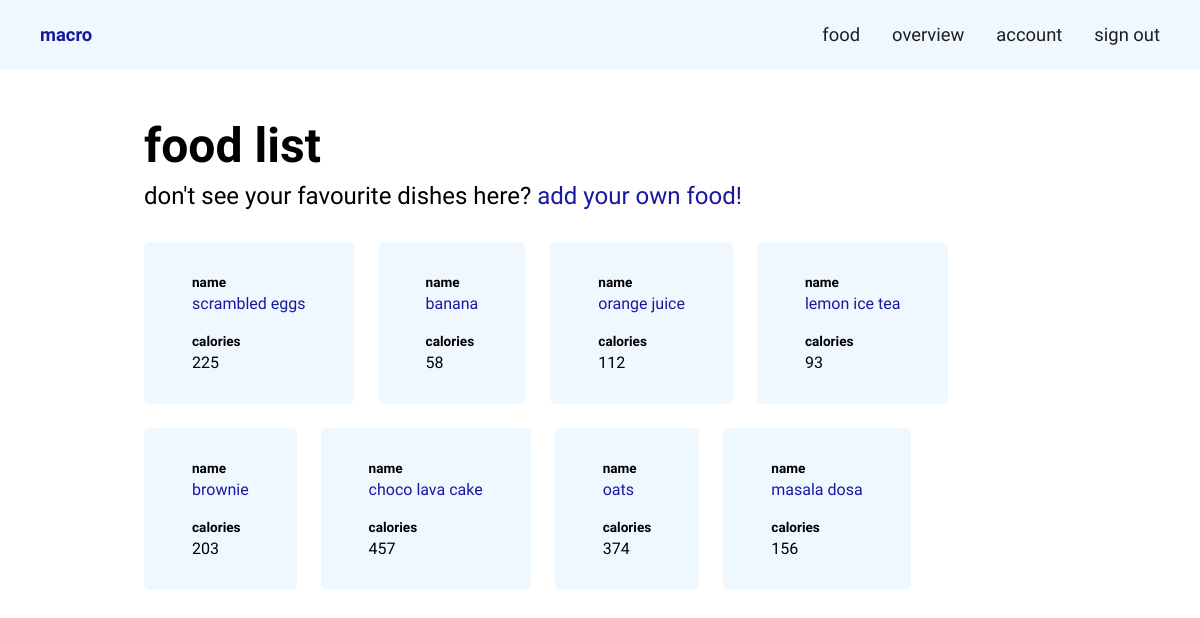
The page /food/list/ (signed in) on the database its author committed.
### food/models.py (models this page shows, shortened)
class Food(models.Model):
    user = models.ForeignKey(User, on_delete=models.CASCADE)
    name = models.CharField(max_length=300)
    calories = models.IntegerField()
    fat = models.DecimalField(
        max_digits=7, decimal_places=2)
    carbohydrates = models.DecimalField(
        max_digits=7, decimal_places=2)
    protein = models.DecimalField(
        max_digits=7, decimal_places=2)
    quantity = models.IntegerField()
    category = models.ForeignKey(
        FoodCategory, on_delete=models.CASCADE)
    created = models.DateTimeField(auto_now_add=True)
    id = models.UUIDField(default=uuid.uuid4, unique=True,
                          primary_key=True, editable=False)

### food/views.py (the view)
# urls.py: path('list/', views.food_list, name="food-list"),
@login_required(login_url='login')
def food_list(request):
    foods = Food.objects.filter(user=request.user)
    context = {'foods': foods}
    return render(request, 'food/food-list.html', context)

### food/templates/food/food-list.html
{% extends 'base.html' %}
{% block content %}
<main class="main-foodlist flex">
    <div>
        <h1>food list</h1>
        <p class="subhead">don't see your favourite dishes here? <a class="link" href="{% url 'add-food' %}">add your
                own
                food!</a></p>
    </div>
    <div class="foodlist-cards flex">
        {% for food in foods %}
        <div class="food-card flow-content">
            <div>
                <p class="account-label">name</p>
                <p class="account-info"><a class="link" href="{% url 'food' food.id %}">{{food.name}}</a></p>
            </div>
            <div>
                <p class="account-label">calories</p>
                <p class="account-info">{{food.calories}}</p>
            </div>
        </div>
        {% endfor %}
    </div>
</main>
{% endblock content %}

### templates/base.html (shortened to what this page needs)
{% load static %}
<!DOCTYPE html>
<html lang="en">
<head>
    <link rel="stylesheet" href="{% static 'css/styles.css' %}">
</head>
<body>
    {% include 'navbar.html' %}
    {% block content %}
    {% endblock content %}
</body>
</html>

### templates/navbar.html
<header class="main-header">
    <nav class="main-nav">
        <div class="logo-box">
            <a class="logo-text" href="{% url 'index' %}">macro</a>
        </div>
        <ul class="nav-list">
            <li><a class="link" href="{% url 'food-list' %}">Food</a></li>
            <li><a class="link" href="{% url 'overview' %}">Overview</a></li>
            {% if request.user.is_authenticated %}
            <li><a class="link" href="{% url 'account' %}">Account</a></li>
            <li><a class="link" href="{% url 'logout' %}">Sign Out</a></li>
            {% else %}
            <li><a class="link" href="{% url 'login' %}">Sign In</a></li>
            <li><a class="link" href="{% url 'register' %}">Register</a></li>
            {% endif %}
        </ul>
    </nav>
</header>

### static/css/styles.css (style rules this page uses)
*, *::before, *::after { box-sizing: border-box; }
h1, h2, h3, p, input, body { margin: 0; padding: 0; }
ul, ol { list-style: none; margin: 0; padding: 0; }
:root { --clr-black: #1e1e1e; --clr-white: #ffffff; --clr-navy: rgb(25, 25, 158); --clr-blue: aliceblue; }
.flow-content > * + * { margin-top: var(--flow-space, 1rem); }
.flex { display: flex; gap: var(--flex-gap, 1rem); }
.link { display: inline-block; font-family: "Reem Kufi Fun", sans-serif; position: relative; font-weight: 500; text-decoration: none; color: var(--clr-navy); text-transform: lowercase; }
.link::before { content: ""; display: block; position: absolute; inset: 0; height: 2px; background-color: var(--clr-navy); top: unset; bottom: 0; transition: transform 500ms ease; transform: scaleX(0); transform-origin: bottom right; }
.subhead { font-size: 1.5rem; margin-top: 0.5rem; }
.main-header { font-size: 1.15rem; padding: 1.5rem 2.5rem; width: 100%; background-color: var(--clr-blue); }
.main-nav { display: flex; justify-content: space-between; }
.nav-list { list-style: none; display: flex; gap: 2rem; }
.nav-list a { color: var(--clr-black); }
.nav-list a::before { background-color: var(--clr-black); }
.logo-text { font-family: "Reem Kufi Fun", sans-serif; text-decoration: none; color: var(--clr-navy); text-transform: lowercase; font-weight: 700; }
body { font-family: "Raleway", sans-serif; min-height: 100vh; }
main { padding: 3rem 9rem; }
h1 { font-size: 3rem; }
.account-label { font-size: 0.85rem; font-weight: 600; text-transform: lowercase; }
.account-info { display: block; padding: 0.25rem 0 1rem 0; }
.main-foodlist { flex-direction: column; gap: 2rem; }
.foodlist-cards { flex-wrap: wrap; gap: 1.5rem; }
.food-card { padding: 2rem 3rem 1rem 3rem; border-radius: 0.35rem; background-color: var(--clr-blue); --flow-space: 0.25rem; }

### rows shown on the page
Food: name "scrambled eggs", calories "225"
Food: name "banana", calories "58"
Food: name "orange juice", calories "112"
Food: name "lemon ice tea", calories "93"
Food: name "brownie", calories "203"
Food: name "choco lava cake", calories "457"
Food: name "oats", calories "374"
Food: name "masala dosa", calories "156"
